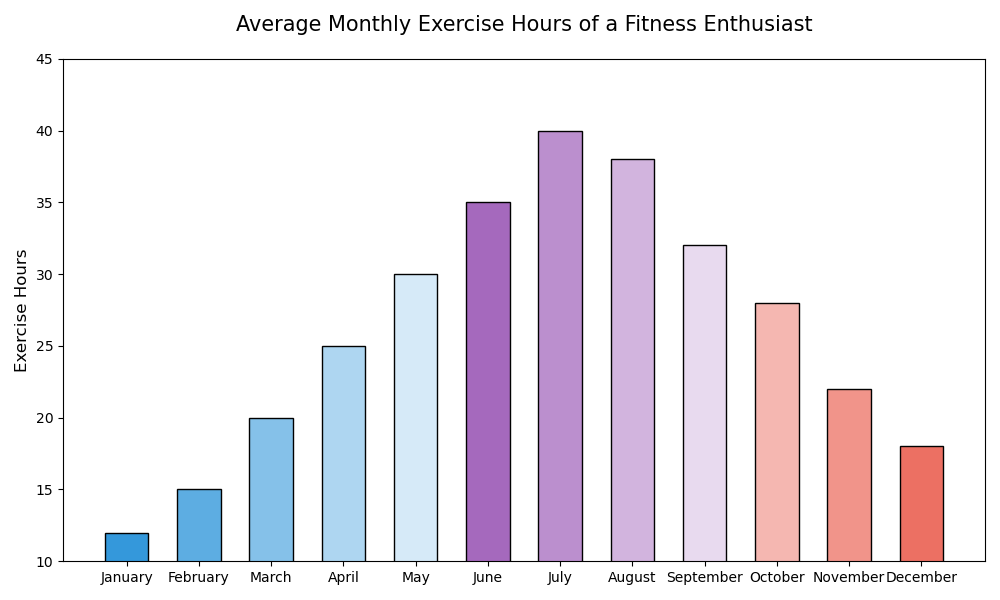

This chart was generated by the following Python code:

import matplotlib.pyplot as plt

# Data
months = ['January', 'February', 'March', 'April', 'May', 'June', 'July', 'August', 'September', 'October', 'November', 'December']
hours = [12, 15, 20, 25, 30, 35, 40, 38, 32, 28, 22, 18]

# Colors for each bar
colors = ['#3498DB', '#5DADE2', '#85C1E9', '#AED6F1', '#D6EAF8', '#A569BD', '#BB8FCE', '#D2B4DE', '#E8DAEF', '#F5B7B1', '#F1948A', '#EC7063']

# Plotting the bar chart vertically
plt.figure(figsize=(10, 6))
plt.bar(months, hours, color=colors, edgecolor='black', width=0.6)  # Change width for bars and apply color scheme

# Chart title and labels
plt.title('Average Monthly Exercise Hours of a Fitness Enthusiast', fontsize=15, pad=20)
plt.ylabel('Exercise Hours', fontsize=12)

# Setting the ylim to truncate the y-axis
plt.ylim(10, max(hours) + 5)

# Display the chart
plt.tight_layout()
plt.show()
